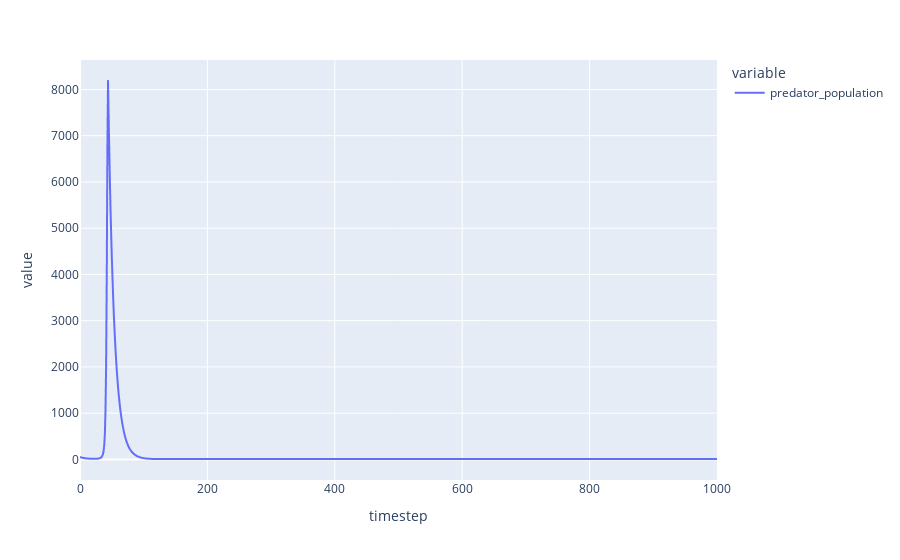

This figure's notebook cell:
### Code cell
cadcad_gpt('whats the current prey reproduction rate, change it to 2 and then tell me the avg value of prey population column, use plotter to plot the predator population column?')

### Figure 1 — Plotly figure (JSON) as saved in the notebook; plotly's stock layout.template omitted (floating-point values rounded to 4 significant figures; data arrays with more than 128 entries replaced by an {"elided": "..."} marker saying what was removed)
{"data": [{"hovertemplate": "variable=predator_population<br>timestep=%{x}<br>value=%{y}<extra></extra>", "legendgroup": "predator_population", "line": {"color": "#636efa", "dash": "solid"}, "mode": "lines", "name": "predator_population", "showlegend": true, "type": "scattergl", "x": {"elided": "1001 int values"}, "xaxis": "x", "y": {"elided": "1001 int values"}, "yaxis": "y"}], "layout": {"legend": {"title": {"text": "variable"}, "tracegroupgap": 0}, "margin": {"t": 60}, "xaxis": {"anchor": "y", "domain": [0, 1], "title": {"text": "timestep"}}, "yaxis": {"anchor": "x", "domain": [0, 1], "title": {"text": "value"}}}}
